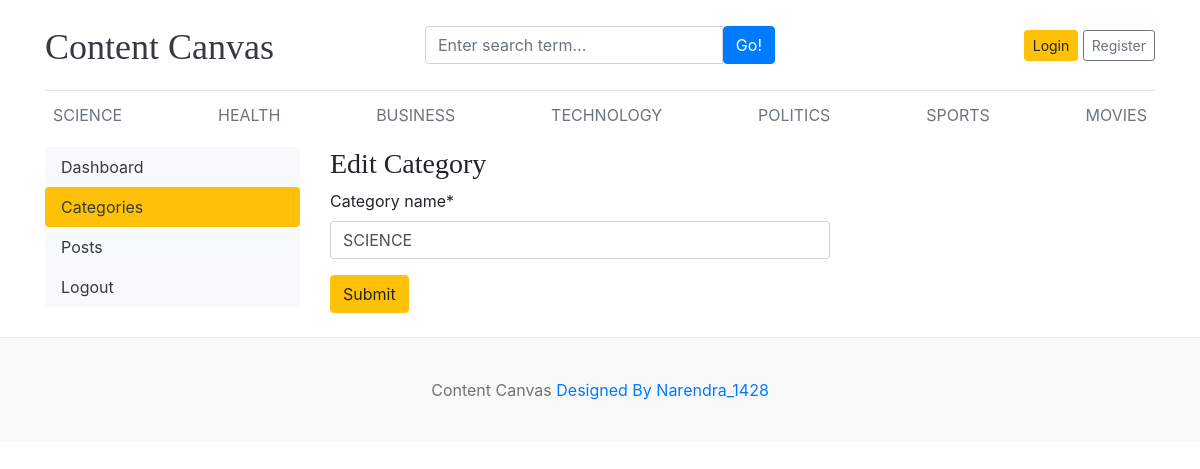
Page /dashboard/categories/edit/3 on the committed database.
### blog/models.py (models this page shows, shortened)
class Category(models.Model):
    category_name=models.CharField(max_length=50,unique=True)
    created_at=models.DateTimeField(auto_now_add=True)
    updated_at=models.DateTimeField(auto_now=True)
    class Meta:
        verbose_name_plural='categories'

### dashboards/views.py (the view)
# urls.py: path('categories/edit/<int:pk>',views.edit_category,name='edit_category'),
def edit_category(request,pk):
    category=get_object_or_404(Category,pk=pk)
    if request.method=='POST':
        form=CategoryForm(request.POST,instance=category)
        if form.is_valid():
            form.save()
            return redirect('categories')
    form=CategoryForm(instance=category)
    context={
        'form':form
    }
    return render(request,'dashboard/edit_category.html',context)

### dashboards/forms.py
class CategoryForm(forms.ModelForm):
    class Meta:
        model=Category
        fields='__all__'

### blog/context_processors.py (called while the page is built)
def get_categories(request):
    categories=Category.objects.all()
    return dict(categories=categories)

def get_social_links(request):
    social_links=SocialLink.objects.all()
    return dict(social_links=social_links)

### templates/dashboard/edit_category.html (shortened to what this page needs)
{% extends 'base.html' %}
{% block content %}
{% load crispy_forms_tags %}
<div class="row">
{% include 'dashboard/sidebar.html' %}
<div class="col-md-9">
    <h3>Edit Category</h3>
    <form action="" method="POST" style="width:500px;">
        {{ form | crispy }}
        <button type="submit" class="btn btn-warning">Submit</button>
    </form>
    <br>
</div>
</div>
{% endblock %}

### templates/base.html (shortened to what this page needs)
{% load static %}
<!DOCTYPE html>
<html lang="en">
<head>
    <link href="https://getbootstrap.com/docs/4.0/dist/css/bootstrap.min.css" rel="stylesheet">
    <link rel="stylesheet" href="https://cdnjs.cloudflare.com/ajax/libs/font-awesome/6.5.1/css/all.min.css" />
    <link href="{% static 'css/cc.css' %}" rel="stylesheet">
  </head>
<body>
    <div class="container">
      <header class="blog-header py-3">
        <div class="row flex-nowrap justify-content-between align-items-center">
          <div class="col-4 pt-1">
            <a class="blog-header-logo text-dark" href="/">Content Canvas</a>
          </div>
          <div class="col-4">
            <form action="{% url 'search' %}" method="GET">
              <div class="input-group">
                <input class="form-control" type="text" name="keyword" value="{{keyword}}" placeholder="Enter search term..." aria-label="Enter search term..." aria-describedby="button-search" />
                <button type="submit" class="btn btn-primary" id="button-search" type="button">Go!</button>
              </div>
            </form>
          </div>
          {% if not user.is_authenticated %}
          <div class="col-4 d-flex justify-content-end align-items-center">
            <a class="btn btn-sm btn-warning" href="{% url 'login' %}">Login</a> &nbsp;
            <a class="btn btn-sm btn-outline-secondary" href="{% url 'register' %}">Register</a>
          </div>
          {% else %}
          <span><a href="{% url 'dashboard' %}">Dashboard</a></span>
          <span><a class="btn btn-sm btn-outline-danger" href="{% url 'logout' %}">Logout</a></span>
          {% endif %}
        </div>
      </header>
      <div class="nav-scroller py-1 mb-2">
        <nav class="nav d-flex justify-content-between">
          {% for cat in categories %}
          <a class="p-2 text-muted" href="{% url 'posts_by_category' cat.id %}">{{cat.category_name}}</a>
          {% endfor %}
        </nav>
      </div>
{% block content %}
{% endblock  %}
    </div>
<footer class="blog-footer">
    <p class="text-center">Content Canvas  <a href="#">Designed By Narendra_1428</a></p>
  </footer>
  </body>
  </html>

### contentcanvas/static/css/cc.css (style rules this page uses)
.blog-header { border-bottom: 1px solid #e5e5e5; }
.blog-header-logo { font-family: "Playfair Display", Georgia, "Times New Roman", serif; font-size: 2.25rem; }
h1, h2, h3, h4, h5, h6 { font-family: "Playfair Display", Georgia, "Times New Roman", serif; }
.blog-footer { padding: 2.5rem 0; color: #727272; text-align: center; background-color: #f9f9f9; border-top: .05rem solid #e5e5e5; }
.blog-footer p:last-child { margin-bottom: 0; }

### rows in the picture
Category: category_name "SCIENCE"
Category: category_name "HEALTH"
Category: category_name "BUSINESS"
Category: category_name "TECHNOLOGY"
Category: category_name "POLITICS"
Category: category_name "SPORTS"
Category: category_name "MOVIES"
